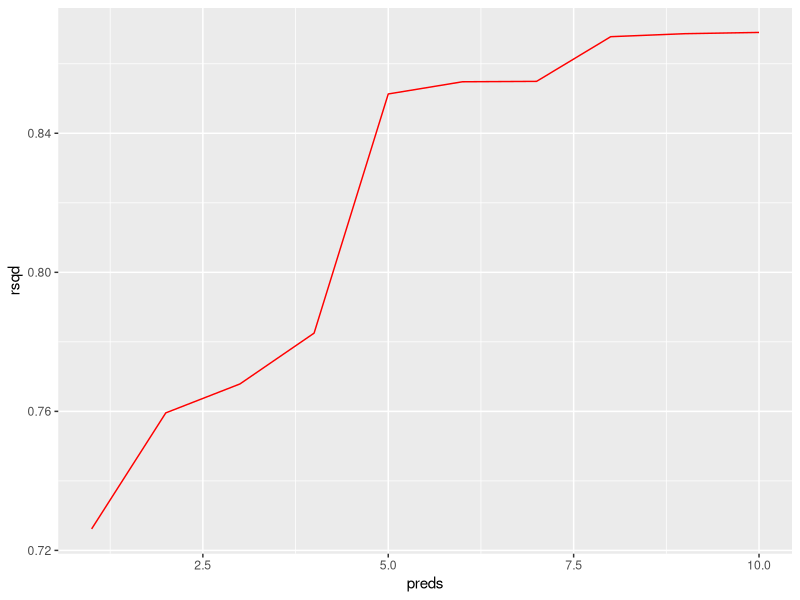
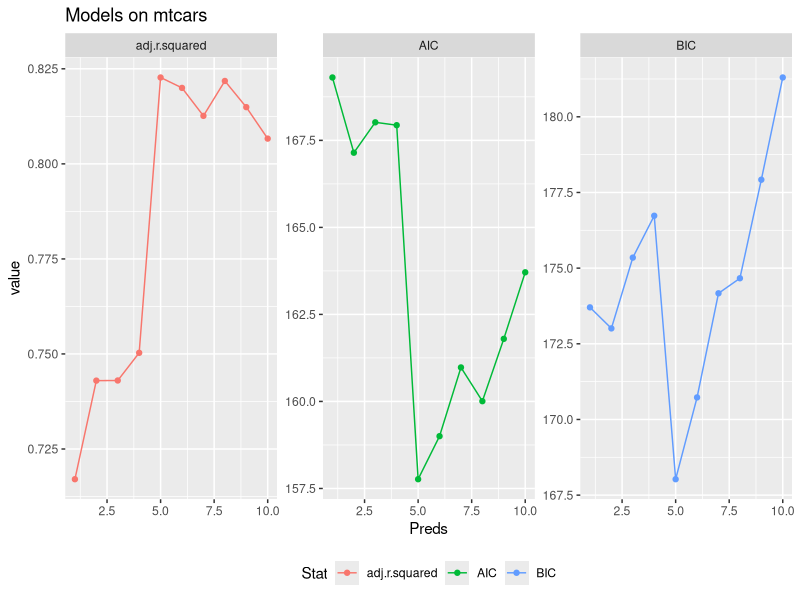
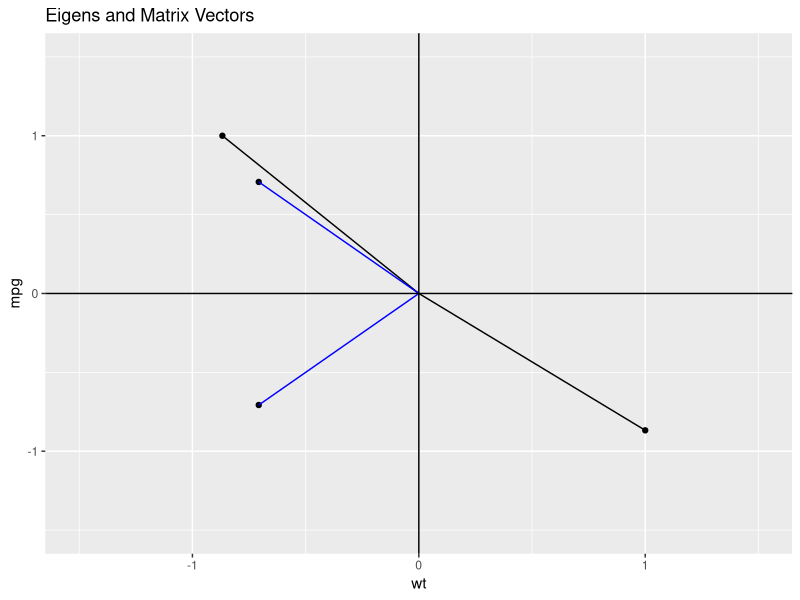
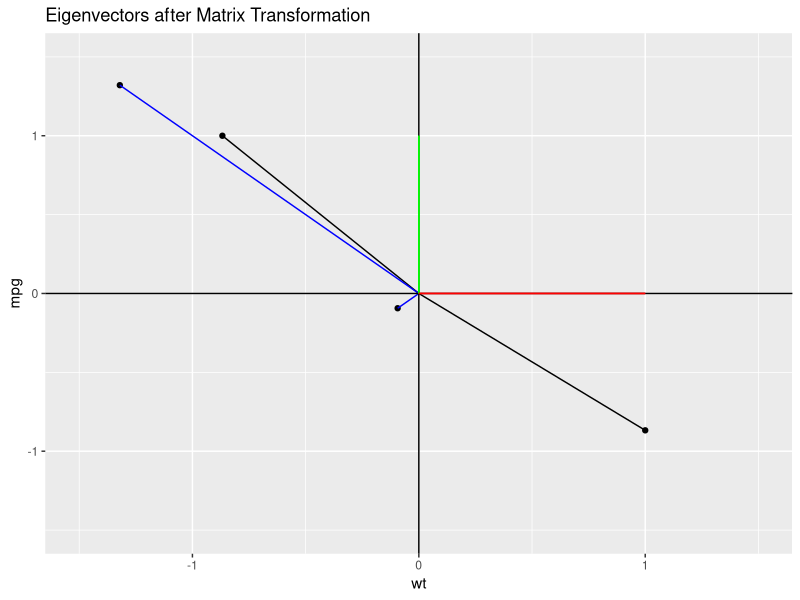
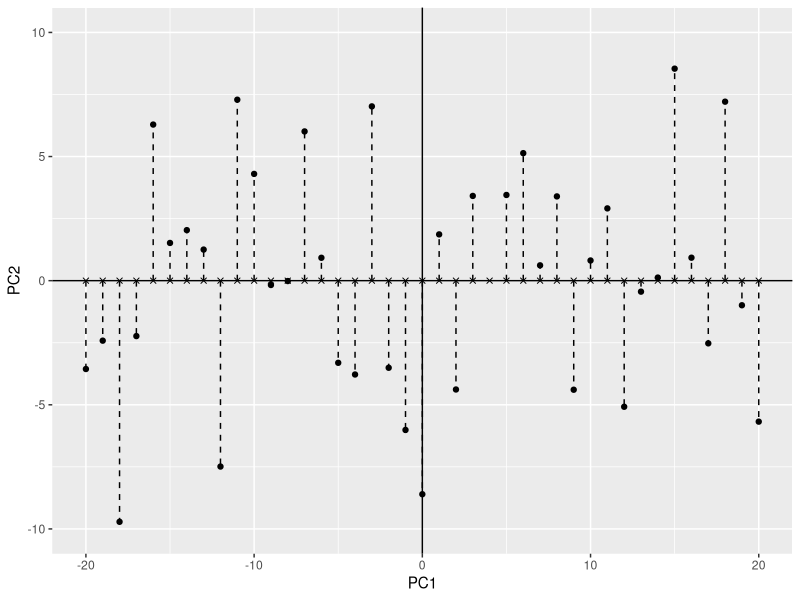

Source code (R) for these figures, in order:
## ---- chunk 1
library(tidyverse)
library(rlang)
## ---- chunk 2

forms <- accumulate(colnames(mtcars)[-1], paste, sep = " + ") %>% 
  map(~paste("mpg ~", .x)) %>% 
  map(as.formula) %>% 
  set_names(seq_along(.))

mods <- map(forms, ~lm(data = mtcars, formula = expr(!!.x))) %>% map(broom::glance)

tibble( rsqd = mods %>% map_dbl("r.squared"), preds = seq_along(mods)) %>% 
  ggplot(aes(x = preds, y = rsqd)) +
  geom_line(col = "red")

## ---- chunk 3
mods %>% map(~select(.x, c(adj.r.squared, AIC, BIC))) %>% 
  bind_rows(.id = "Preds") %>% 
  mutate(Preds = as.numeric(Preds)) %>% 
  pivot_longer(-Preds, names_to = "Stat") %>% 
  ggplot(aes(x = Preds, y = value, col = Stat)) +
  geom_point()+
  geom_line()+
  facet_wrap(Stat ~ ., scales = "free_y") +
  labs(title = "Models on mtcars") +
  theme(legend.position = "bottom")
  
## ---- chunk 4
dat <- mtcars %>% select(wt, mpg) %>% 
  cor()
eigens <- dat %>% eigen()
  
dat <- dat %>% as.matrix() %>%
  as.data.frame() %>%
  # rownames_to_column() %>% 
  # pivot_longer(c(wt, mpg)) %>% 
  # unite(rowname, name, col = "name") %>% 
  cbind(t(eigens$vectors))

ggplot(data = dat, aes(x = wt, y = mpg)) +
  geom_point() +
  geom_segment(aes(xend = 0, yend = 0))+
  geom_point(aes(x = `1`, y = `2`))+
  geom_segment(aes(x =`1`, y = `2`, xend = 0, yend =0), col = "blue") +
  xlim(c(-1.5,1.5)) +
  ylim(c(-1.5,1.5)) +
  geom_vline(xintercept = 0) +
  geom_hline(yintercept = 0) +
  labs(title = "Eigens and Matrix Vectors")

eigens <- as.matrix(dat[,1:2]) %*% eigens$vectors
dimnames(eigens) <- NULL#{map2_dfr(as.data.frame(.$vectors), .$values, `*`)}

cbind(dat[,1:2], eigens %>% t) %>% 
  ggplot(aes(x = wt, y = mpg)) +
  geom_point() +
  geom_segment(aes(xend = 0, yend = 0))+
  scale_color_manual(values = c( x ="red", y ="green")) +
  geom_point(aes(x = `1`, y = `2`))+
  geom_segment(aes(x =`1`, y = `2`, xend = 0, yend =0), col = "blue") +
  xlim(c(-1.5,1.5)) +
  ylim(c(-1.5,1.5)) +
  geom_vline(xintercept = 0) +
  geom_hline(yintercept = 0) +
  geom_segment(aes(xend =0, yend = 0, x = 0, y = 1), col = "green") +
  geom_segment(aes(xend =0, yend = 0, x = 1, y = 0), col = "red") +
  labs(title = "Eigenvectors after Matrix Transformation")
## ---- chunk 5
tibble(PC1=-20:20, PC2=rnorm(mean = 0, sd = 5, n = 41)) %>% 
  ggplot(aes(x = PC1, y = PC2)) +
  geom_point()+
  geom_hline(yintercept = 0) +
  scale_y_continuous(limits = c(-10, 10)) +
  geom_segment(aes(x = PC1, xend = PC1, y = 0, yend = PC2), linetype = "dashed") +
  geom_point(aes(y = 0), shape = 4)+
  geom_vline(aes(xintercept = 0))


## ---- chunk 6
example <- cor(mtcars)
example
eigen(example)$vectors %*% diag(eigen(example)$values) %*% solve(eigen(example)$vectors)
## ---- chunk 7
dat <- replicate(100, sample(-(10^4):10^4, 10, replace = T)) %>% as.matrix() %>%
  cbind(., y = rnorm(10) + 2) %>% 
  as.data.frame()
dat %>% lm(data =., y ~.) %>% summary
